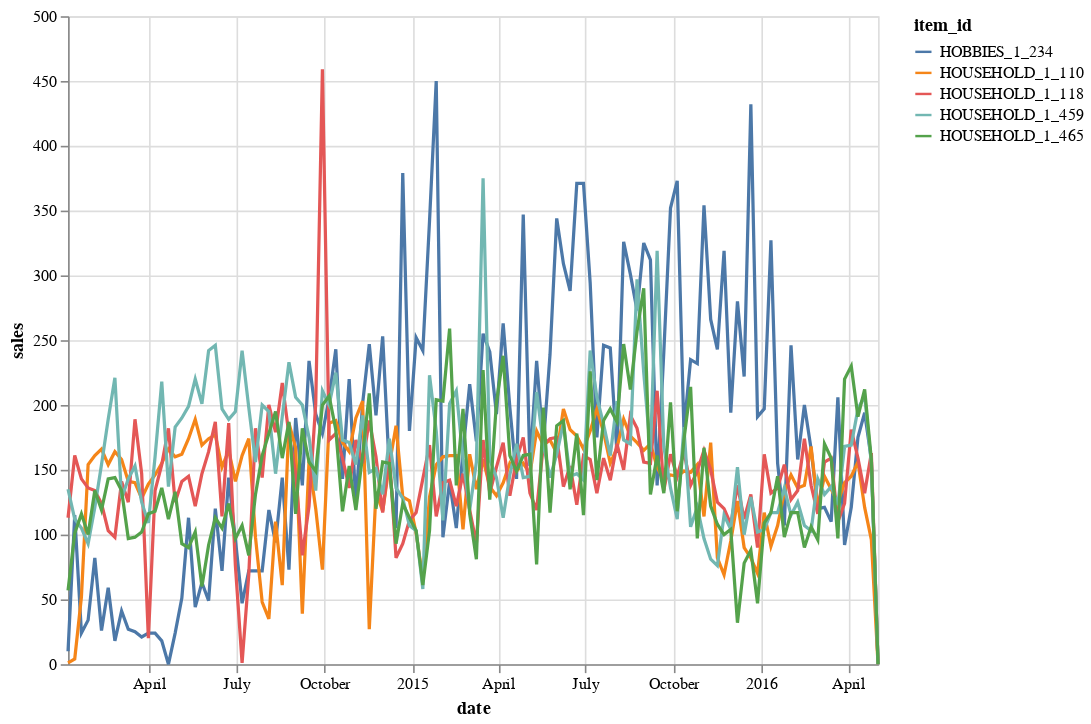

Notebook source saved alongside this figure:
### Markdown cell above
Now let's pick 3 most popular items to work with them further.

We will also plot sales for the items

### Code cell
top_items = data.groupby('item_id').sum().sort_values(by='sales').index[-5:]

alt.data_transformers.disable_max_rows()

alt.Chart(data.loc[data.item_id.isin(top_items)].reset_index()).mark_line().encode(
    x='date:T',
    y=alt.Y('sales:Q'),
    color='item_id',
    tooltip=['item_id','date:T','sales:Q']
).properties(width=500, height=400)

### Figure 1 — Vega-Lite specification as saved in the notebook (floating-point values rounded to 4 significant figures; data arrays with more than 128 entries replaced by an {"elided": "..."} marker saying what was removed)
{"config": {"view": {"continuousWidth": 400, "continuousHeight": 300}}, "data": {"name": "data-cb1d89f5cf85dc1698d3930145e6bfb3"}, "mark": "line", "encoding": {"color": {"type": "nominal", "field": "item_id"}, "tooltip": [{"type": "nominal", "field": "item_id"}, {"type": "temporal", "field": "date"}, {"type": "quantitative", "field": "sales"}], "x": {"type": "temporal", "field": "date"}, "y": {"type": "quantitative", "field": "sales"}}, "height": 400, "width": 500, "$schema": "https://vega.github.io/schema/vega-lite/v4.8.1.json", "datasets": {"data-cb1d89f5cf85dc1698d3930145e6bfb3": {"elided": "610 records"}}}
